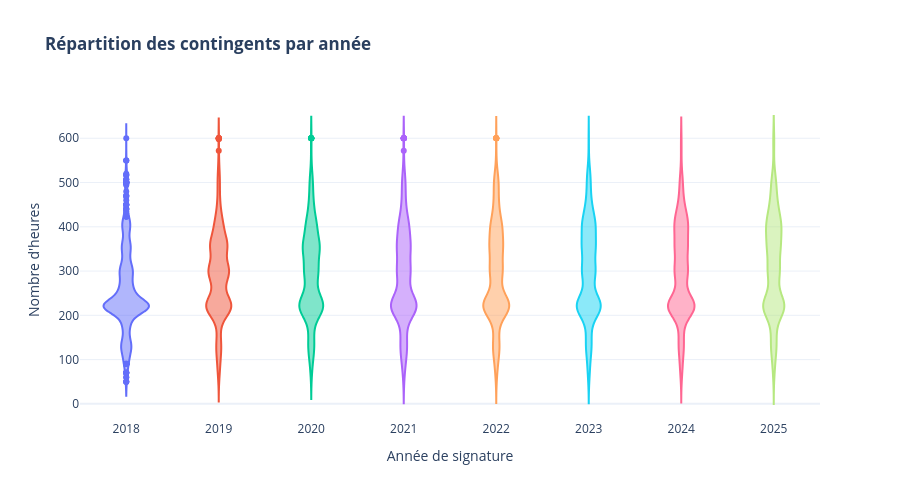

Notebook source saved alongside this figure:
### Code cell
import plotly.express as px

data_filtered = extraction_all.query("50 <= nombre_heures <= 600")

fig = px.violin(
    data_filtered,
    x="anneeSignature",
    y="nombre_heures",
    color="anneeSignature",
    box=False,
    points="outliers",
    labels={"anneeSignature": "Année de signature", "nombre_heures": "Nombre d'heures"},
    title="<b>Répartition des contingents par année</b>",
)

fig.update_layout(
    xaxis_type="category",  # Évite les valeurs décimales sur l'axe des x
    showlegend=False,
    template="plotly_white",
    height=500,
    width=900,
)

fig.show()

### Figure 1 — Plotly figure (JSON) as saved in the notebook; plotly's stock layout.template omitted (floating-point values rounded to 4 significant figures; data arrays with more than 128 entries replaced by an {"elided": "..."} marker saying what was removed)
{"data": [{"alignmentgroup": "True", "box": {"visible": false}, "hovertemplate": "Année de signature=%{x}<br>Nombre d'heures=%{y}<extra></extra>", "legendgroup": "2018", "marker": {"color": "#636efa"}, "name": "2018", "offsetgroup": "2018", "orientation": "v", "points": "outliers", "scalegroup": "True", "showlegend": true, "type": "violin", "x": {"elided": "961 int values"}, "x0": " ", "xaxis": "x", "y": {"elided": "961 float values"}, "y0": " ", "yaxis": "y"}, {"alignmentgroup": "True", "box": {"visible": false}, "hovertemplate": "Année de signature=%{x}<br>Nombre d'heures=%{y}<extra></extra>", "legendgroup": "2019", "marker": {"color": "#EF553B"}, "name": "2019", "offsetgroup": "2019", "orientation": "v", "points": "outliers", "scalegroup": "True", "showlegend": true, "type": "violin", "x": {"elided": "1814 int values"}, "x0": " ", "xaxis": "x", "y": {"elided": "1814 float values"}, "y0": " ", "yaxis": "y"}, {"alignmentgroup": "True", "box": {"visible": false}, "hovertemplate": "Année de signature=%{x}<br>Nombre d'heures=%{y}<extra></extra>", "legendgroup": "2020", "marker": {"color": "#00cc96"}, "name": "2020", "offsetgroup": "2020", "orientation": "v", "points": "outliers", "scalegroup": "True", "showlegend": true, "type": "violin", "x": {"elided": "1664 int values"}, "x0": " ", "xaxis": "x", "y": {"elided": "1664 float values"}, "y0": " ", "yaxis": "y"}, {"alignmentgroup": "True", "box": {"visible": false}, "hovertemplate": "Année de signature=%{x}<br>Nombre d'heures=%{y}<extra></extra>", "legendgroup": "2021", "marker": {"color": "#ab63fa"}, "name": "2021", "offsetgroup": "2021", "orientation": "v", "points": "outliers", "scalegroup": "True", "showlegend": true, "type": "violin", "x": {"elided": "1862 int values"}, "x0": " ", "xaxis": "x", "y": {"elided": "1862 float values"}, "y0": " ", "yaxis": "y"}, {"alignmentgroup": "True", "box": {"visible": false}, "hovertemplate": "Année de signature=%{x}<br>Nombre d'heures=%{y}<extra></extra>", "legendgroup": "2022", "marker": {"color": "#FFA15A"}, "name": "2022", "offsetgroup": "2022", "orientation": "v", "points": "outliers", "scalegroup": "True", "showlegend": true, "type": "violin", "x": {"elided": "1965 int values"}, "x0": " ", "xaxis": "x", "y": {"elided": "1965 float values"}, "y0": " ", "yaxis": "y"}, {"alignmentgroup": "True", "box": {"visible": false}, "hovertemplate": "Année de signature=%{x}<br>Nombre d'heures=%{y}<extra></extra>", "legendgroup": "2023", "marker": {"color": "#19d3f3"}, "name": "2023", "offsetgroup": "2023", "orientation": "v", "points": "outliers", "scalegroup": "True", "showlegend": true, "type": "violin", "x": {"elided": "2223 int values"}, "x0": " ", "xaxis": "x", "y": {"elided": "2223 float values"}, "y0": " ", "yaxis": "y"}, {"alignmentgroup": "True", "box": {"visible": false}, "hovertemplate": "Année de signature=%{x}<br>Nombre d'heures=%{y}<extra></extra>", "legendgroup": "2024", "marker": {"color": "#FF6692"}, "name": "2024", "offsetgroup": "2024", "orientation": "v", "points": "outliers", "scalegroup": "True", "showlegend": true, "type": "violin", "x": {"elided": "2314 int values"}, "x0": " ", "xaxis": "x", "y": {"elided": "2314 float values"}, "y0": " ", "yaxis": "y"}, {"alignmentgroup": "True", "box": {"visible": false}, "hovertemplate": "Année de signature=%{x}<br>Nombre d'heures=%{y}<extra></extra>", "legendgroup": "2025", "marker": {"color": "#B6E880"}, "name": "2025", "offsetgroup": "2025", "orientation": "v", "points": "outliers", "scalegroup": "True", "showlegend": true, "type": "violin", "x": {"elided": "2215 int values"}, "x0": " ", "xaxis": "x", "y": {"elided": "2215 float values"}, "y0": " ", "yaxis": "y"}], "layout": {"height": 500, "legend": {"title": {"text": "Année de signature"}, "tracegroupgap": 0}, "showlegend": false, "title": {"text": "<b>Répartition des contingents par année</b>"}, "violinmode": "overlay", "width": 900, "xaxis": {"anchor": "y", "categoryarray": [2018, 2019, 2020, 2021, 2022, 2023, 2024, 2025], "categoryorder": "array", "domain": [0, 1], "title": {"text": "Année de signature"}, "type": "category"}, "yaxis": {"anchor": "x", "domain": [0, 1], "title": {"text": "Nombre d'heures"}}}}
